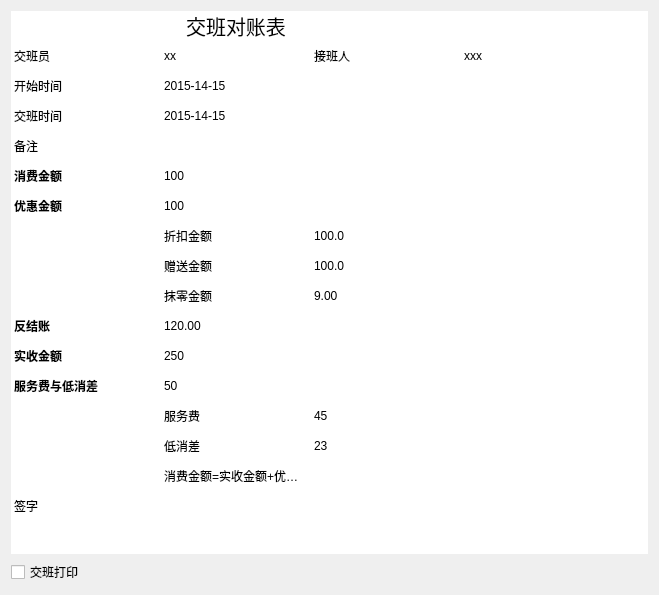
<?xml version="1.0" encoding="UTF-8"?>
<ui version="4.0">
 <class>w_scr_dish_switch_detail</class>
 <widget class="QDialog" name="w_scr_dish_switch_detail">
  <property name="geometry">
   <rect>
    <x>0</x>
    <y>0</y>
    <width>659</width>
    <height>595</height>
   </rect>
  </property>
  <property name="windowTitle">
   <string>Dialog</string>
  </property>
  <layout class="QVBoxLayout" name="verticalLayout">
   <item>
    <widget class="QTableWidget" name="tableWidget">
     <property name="frameShape">
      <enum>QFrame::NoFrame</enum>
     </property>
     <property name="showGrid">
      <bool>false</bool>
     </property>
     <attribute name="horizontalHeaderVisible">
      <bool>false</bool>
     </attribute>
     <attribute name="horizontalHeaderDefaultSectionSize">
      <number>150</number>
     </attribute>
     <attribute name="verticalHeaderVisible">
      <bool>false</bool>
     </attribute>
     <row>
      <property name="text">
       <string>New Row</string>
      </property>
     </row>
     <row>
      <property name="text">
       <string>New Row</string>
      </property>
     </row>
     <row>
      <property name="text">
       <string>New Row</string>
      </property>
     </row>
     <row>
      <property name="text">
       <string>New Row</string>
      </property>
     </row>
     <row>
      <property name="text">
       <string>New Row</string>
      </property>
     </row>
     <row>
      <property name="text">
       <string>New Row</string>
      </property>
     </row>
     <row>
      <property name="text">
       <string>New Row</string>
      </property>
     </row>
     <row>
      <property name="text">
       <string>New Row</string>
      </property>
     </row>
     <row>
      <property name="text">
       <string>New Row</string>
      </property>
     </row>
     <row>
      <property name="text">
       <string>New Row</string>
      </property>
     </row>
     <row>
      <property name="text">
       <string>New Row</string>
      </property>
     </row>
     <row>
      <property name="text">
       <string>New Row</string>
      </property>
     </row>
     <row>
      <property name="text">
       <string>New Row</string>
      </property>
     </row>
     <row>
      <property name="text">
       <string>New Row</string>
      </property>
     </row>
     <row>
      <property name="text">
       <string>New Row</string>
      </property>
     </row>
     <row>
      <property name="text">
       <string>New Row</string>
      </property>
     </row>
     <row>
      <property name="text">
       <string>New Row</string>
      </property>
     </row>
     <column>
      <property name="text">
       <string>New Column</string>
      </property>
     </column>
     <column>
      <property name="text">
       <string>New Column</string>
      </property>
     </column>
     <column>
      <property name="text">
       <string>New Column</string>
      </property>
     </column>
     <column>
      <property name="text">
       <string>New Column</string>
      </property>
     </column>
     <item row="0" column="1">
      <property name="text">
       <string>交班对账表</string>
      </property>
      <property name="font">
       <font>
        <pointsize>15</pointsize>
       </font>
      </property>
      <property name="textAlignment">
       <set>AlignHCenter|AlignVCenter|AlignCenter</set>
      </property>
     </item>
     <item row="1" column="0">
      <property name="text">
       <string>交班员</string>
      </property>
     </item>
     <item row="1" column="1">
      <property name="text">
       <string>xx</string>
      </property>
     </item>
     <item row="1" column="2">
      <property name="text">
       <string>接班人</string>
      </property>
     </item>
     <item row="1" column="3">
      <property name="text">
       <string>xxx</string>
      </property>
     </item>
     <item row="2" column="0">
      <property name="text">
       <string>开始时间</string>
      </property>
     </item>
     <item row="2" column="1">
      <property name="text">
       <string>2015-14-15</string>
      </property>
     </item>
     <item row="3" column="0">
      <property name="text">
       <string>交班时间</string>
      </property>
     </item>
     <item row="3" column="1">
      <property name="text">
       <string>2015-14-15</string>
      </property>
     </item>
     <item row="4" column="0">
      <property name="text">
       <string>备注</string>
      </property>
     </item>
     <item row="5" column="0">
      <property name="text">
       <string>消费金额</string>
      </property>
      <property name="font">
       <font>
        <weight>75</weight>
        <bold>true</bold>
       </font>
      </property>
     </item>
     <item row="5" column="1">
      <property name="text">
       <string>100</string>
      </property>
     </item>
     <item row="6" column="0">
      <property name="text">
       <string>优惠金额</string>
      </property>
      <property name="font">
       <font>
        <weight>75</weight>
        <bold>true</bold>
       </font>
      </property>
     </item>
     <item row="6" column="1">
      <property name="text">
       <string>100</string>
      </property>
     </item>
     <item row="7" column="1">
      <property name="text">
       <string>折扣金额</string>
      </property>
     </item>
     <item row="7" column="2">
      <property name="text">
       <string>100.0</string>
      </property>
     </item>
     <item row="8" column="1">
      <property name="text">
       <string>赠送金额</string>
      </property>
     </item>
     <item row="8" column="2">
      <property name="text">
       <string>100.0</string>
      </property>
     </item>
     <item row="9" column="1">
      <property name="text">
       <string>抹零金额</string>
      </property>
     </item>
     <item row="9" column="2">
      <property name="text">
       <string>9.00</string>
      </property>
     </item>
     <item row="10" column="0">
      <property name="text">
       <string>反结账</string>
      </property>
      <property name="font">
       <font>
        <weight>75</weight>
        <bold>true</bold>
       </font>
      </property>
     </item>
     <item row="10" column="1">
      <property name="text">
       <string>120.00</string>
      </property>
     </item>
     <item row="10" column="2">
      <property name="text">
       <string/>
      </property>
     </item>
     <item row="11" column="0">
      <property name="text">
       <string>实收金额</string>
      </property>
      <property name="font">
       <font>
        <weight>75</weight>
        <bold>true</bold>
       </font>
      </property>
     </item>
     <item row="11" column="1">
      <property name="text">
       <string>250</string>
      </property>
     </item>
     <item row="12" column="0">
      <property name="text">
       <string>服务费与低消差</string>
      </property>
      <property name="font">
       <font>
        <weight>75</weight>
        <bold>true</bold>
       </font>
      </property>
     </item>
     <item row="12" column="1">
      <property name="text">
       <string>50</string>
      </property>
     </item>
     <item row="13" column="0">
      <property name="text">
       <string/>
      </property>
     </item>
     <item row="13" column="1">
      <property name="text">
       <string>服务费</string>
      </property>
     </item>
     <item row="13" column="2">
      <property name="text">
       <string>45</string>
      </property>
     </item>
     <item row="14" column="0">
      <property name="text">
       <string/>
      </property>
     </item>
     <item row="14" column="1">
      <property name="text">
       <string>低消差</string>
      </property>
     </item>
     <item row="14" column="2">
      <property name="text">
       <string>23</string>
      </property>
     </item>
     <item row="15" column="0">
      <property name="text">
       <string/>
      </property>
     </item>
     <item row="15" column="1">
      <property name="text">
       <string>消费金额=实收金额+优惠金额-服务费与低消差</string>
      </property>
     </item>
     <item row="16" column="0">
      <property name="text">
       <string>签字</string>
      </property>
     </item>
    </widget>
   </item>
   <item>
    <layout class="QHBoxLayout" name="horizontalLayout">
     <item>
      <widget class="QCheckBox" name="checkBox">
       <property name="text">
        <string>交班打印</string>
       </property>
      </widget>
     </item>
     <item>
      <widget class="lds_toolbar" name="frame">
       <property name="frameShape">
        <enum>QFrame::NoFrame</enum>
       </property>
       <property name="frameShadow">
        <enum>QFrame::Raised</enum>
       </property>
      </widget>
     </item>
    </layout>
   </item>
  </layout>
 </widget>
 <customwidgets>
  <customwidget>
   <class>lds_toolbar</class>
   <extends>QFrame</extends>
   <header>lds_toolbar.h</header>
   <container>1</container>
  </customwidget>
 </customwidgets>
 <resources/>
 <connections/>
</ui>
